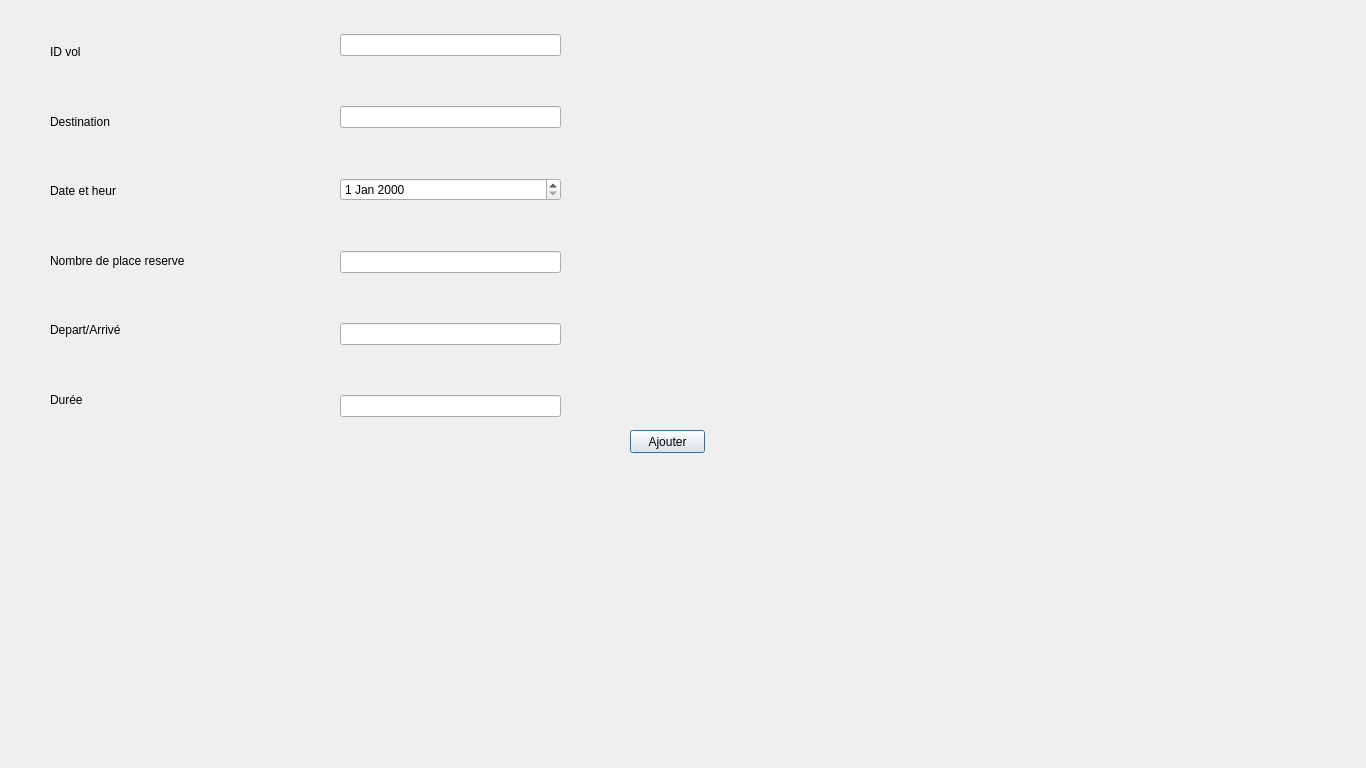
<?xml version="1.0" encoding="UTF-8"?>
<ui version="4.0">
 <class>ajouter_un_vol</class>
 <widget class="QDialog" name="ajouter_un_vol">
  <property name="geometry">
   <rect>
    <x>0</x>
    <y>0</y>
    <width>1366</width>
    <height>768</height>
   </rect>
  </property>
  <property name="windowTitle">
   <string>Dialog</string>
  </property>
  <widget class="QWidget" name="verticalLayoutWidget">
   <property name="geometry">
    <rect>
     <x>50</x>
     <y>20</y>
     <width>160</width>
     <height>411</height>
    </rect>
   </property>
   <layout class="QVBoxLayout" name="verticalLayout">
    <item>
     <widget class="QLabel" name="label_2">
      <property name="text">
       <string>ID vol</string>
      </property>
     </widget>
    </item>
    <item>
     <widget class="QLabel" name="label_3">
      <property name="text">
       <string>Destination</string>
      </property>
     </widget>
    </item>
    <item>
     <widget class="QLabel" name="label_6">
      <property name="text">
       <string>Date et heur</string>
      </property>
     </widget>
    </item>
    <item>
     <widget class="QLabel" name="label_7">
      <property name="text">
       <string>Nombre de place reserve</string>
      </property>
     </widget>
    </item>
    <item>
     <widget class="QLabel" name="label_5">
      <property name="text">
       <string>Depart/Arrivé</string>
      </property>
     </widget>
    </item>
    <item>
     <widget class="QLabel" name="label_4">
      <property name="text">
       <string>Durée</string>
      </property>
     </widget>
    </item>
   </layout>
  </widget>
  <widget class="QWidget" name="verticalLayoutWidget_2">
   <property name="geometry">
    <rect>
     <x>340</x>
     <y>-10</y>
     <width>221</width>
     <height>471</height>
    </rect>
   </property>
   <layout class="QVBoxLayout" name="verticalLayout_2">
    <item>
     <widget class="QLineEdit" name="lineedit_idvol"/>
    </item>
    <item>
     <widget class="QLineEdit" name="lineEdit_destination"/>
    </item>
    <item>
     <widget class="QDateEdit" name="dateEdit"/>
    </item>
    <item>
     <widget class="QLineEdit" name="lineEdit_nb_place"/>
    </item>
    <item>
     <widget class="QLineEdit" name="lineEdit_depart"/>
    </item>
    <item>
     <widget class="QLineEdit" name="lineEdit_duree"/>
    </item>
   </layout>
  </widget>
  <widget class="QPushButton" name="pushButton_ajouter">
   <property name="geometry">
    <rect>
     <x>630</x>
     <y>430</y>
     <width>75</width>
     <height>23</height>
    </rect>
   </property>
   <property name="text">
    <string>Ajouter</string>
   </property>
  </widget>
  <widget class="QLabel" name="label">
   <property name="geometry">
    <rect>
     <x>0</x>
     <y>0</y>
     <width>1366</width>
     <height>768</height>
    </rect>
   </property>
   <property name="text">
    <string/>
   </property>
   <property name="pixmap">
    <pixmap resource="images.qrc">:/backgrouuuundd.png</pixmap>
   </property>
  </widget>
  <zorder>label</zorder>
  <zorder>verticalLayoutWidget</zorder>
  <zorder>verticalLayoutWidget_2</zorder>
  <zorder>pushButton_ajouter</zorder>
 </widget>
 <resources>
  <include location="images.qrc"/>
 </resources>
 <connections/>
</ui>
